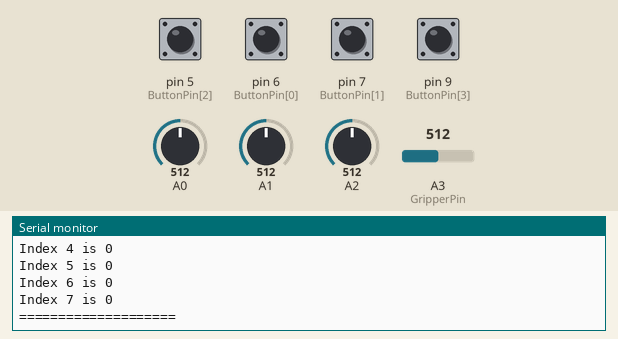
Simulated run of this sketch. Board: Arduino Uno, built with avr-gcc and run on an emulated ATmega328P. On the bench: the last lines printed to the serial monitor. The test bench sets the inputs (shaded band); at power-on: pin 5 (ButtonPin[2]), pin 6 (ButtonPin[0]), pin 7 (ButtonPin[1]) HIGH, pin 9 (ButtonPin[3]) LOW, A1 = 512, A3 (GripperPin) = 512, A0 = 512, A2 = 512.

Above: at 1.2 s.
1.3 s: pin 9 (ButtonPin[3]) pulled HIGH for 0.15 s
2.9 s: A1 set to 402
At 4.0 s:
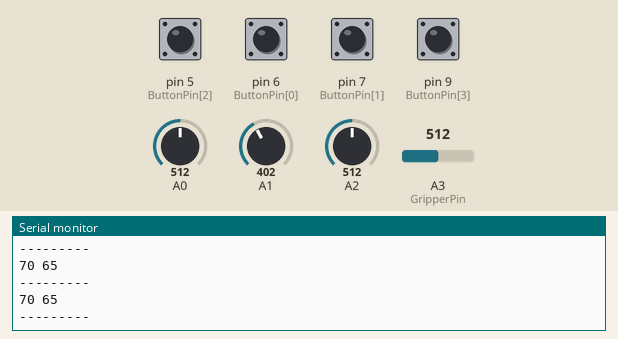
4.4 s: A3 (GripperPin) set to 402
At 5.5 s:
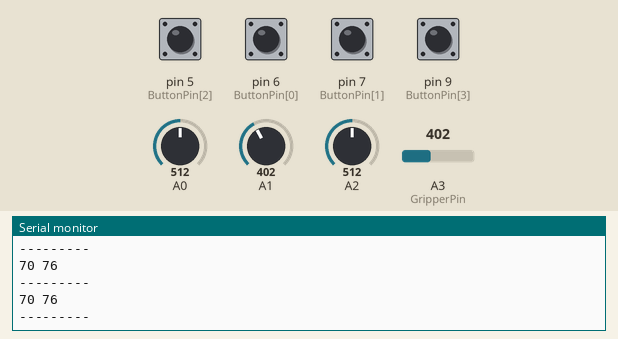
5.9 s: pin 5 (ButtonPin[2]) pulled LOW for 0.15 s
Timing chart, 0 to 7.4 s (numbered marks = the images above; inputs shaded):
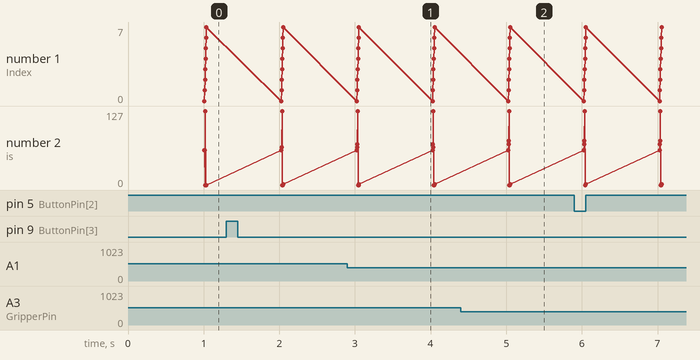

The sketch:

Controller_Code.ino
```cpp
/* MAIN ARDUINO CODE*/
#include <SoftwareSerial.h>
#include <math.h>
#define pi 3.1415926
#define Buffer_Size 8
#define NofJoints 3
#define NofButtons 3
#define closed_angle 0   //-128
#define opened_angle 255 // 127 //Bluetooth communication Parameters
const byte txPin = 13;   // Maybe 0 or 1
const byte rxPin = 12;   // Maybe 0 or 1
SoftwareSerial BTSerial(rxPin, txPin); // RX, TX
#define GripperPin 3                   // getting the pot_2Y Pin
int ButtonPin[] = {6, 7, 5, 9};        // SET THOSE CORRECTLY BASED ON CIRCUITs

// With calble on the left hand, joistick of left hand is one(1) and other is
// two(2) 1X: index 0 (x, axis) 1Y: index 1 (y, axis) 2X: index 3 (gripper) 2Y:
// index 2 (z, axis)

// Based on the Forward and Inverse Kinematic the Joints used are:
// q[0]: Small Link (elbow)
// q[1]: Big Link (shoulder)
// q[2]: Z rotation
const int readDelay = 10;

// DEBUG MODE
boolean DEBUG = false;

// Struct Used to transfer Data
struct Data_Package {
  byte pot_1X;
  byte pot_1Y;
  byte pot_2X;
  byte pot_2Y;
  byte Button1; // Joint space to Cartesian space
  byte Button2; // Button to store the values
  byte Button3; // Button for Automatic Move
  byte Button4; // Button for Rover Mode
};

// Union Used to transfer Data
union outputUnion {
  Data_Package data;
  byte dataLine[Buffer_Size]; // Taking 'Buffer_Size' bytes of data
};

// Object for cartesian Position and kinematics
class cartesian_position {
public:
  float x, y, z; // mm
  cartesian_position() {
    x = 0.0;
    y = 0.0;
    z = 0.0;
  }

  void setPosition(int index, float value) {
    if (index == 0) {
      x = value;
    } else if (index == 1) {
      y = value;
    } else if (index == 2) {
      z = value;
    } else {
      return;
    }
  }

  float getPosition(int index) {
    if (index == 0) {
      return x;
    } else if (index == 1) {
      return y;
    } else if (index == 2) {
      return z;
    } else {
      return;
    }
  }
};

class controller {
private:
  cartesian_position maximum;
  cartesian_position minimum;
  cartesian_position pos;
  const float L1 = 32.7; // mm
  const float L2 = 79.6; // mm
  const float L5 = 80.7; // mm
  const float L6 = 29.0; // mm
  const float L7 = 12.2; // mm
  const float L8 = 23.7; // mm
  int q_max[NofJoints + 1], q_min[NofJoints + 1];
  int q_init[NofJoints + 1]; //+1 for the gripper
  boolean autoMode, controlMode, roverMode, store;
  int q[NofJoints], gripper;
  int q_memory[NofJoints + 1];

public:
  controller() {
    autoMode = false;
    controlMode = false;
    roverMode = false;

    // q values based on the Kinematic Analysis
    q_init[0] = 60;
    q_init[1] = 60;
    q_init[2] = 0;
    q_init[3] = opened_angle; // Need to find those
    q_max[0] = 72;            // LIMIT ON THOSE!!
    q_max[1] = 90;            // LIMIT ON THOSE!!
    q_max[2] = 90;            // LIMIT ON THOSE!!
    q_max[3] = opened_angle;
    q_min[0] = 38;  // LIMIT ON THOSE!!
    q_min[1] = -10; // 0;  //LIMIT ON THOSE!!
    q_min[2] = -90; // LIMIT ON THOSE!!
    q_min[3] = closed_angle;

    for (int i = 0; i < NofJoints; i++) {
      q[i] = q_init[i];
      q_memory[i] = q_init[i];
    }
    gripper = q_init[NofJoints];
    q_memory[NofJoints] = q_init[NofJoints];

    // Setting Maximum Limit of Cartesian Space
    int q_forMax[3];
    q_forMax[0] = 38;
    q_forMax[1] = 0;
    q_forMax[2] = 0;
    maximum = forwardKinematic(q_forMax);
    int q_forMin[3];
    q_forMin[0] = 38;
    q_forMin[1] = 90;
    q_forMin[2] = 90;
    minimum = forwardKinematic(q_forMin);

    pos = forwardKinematic(q);
  }

  float deg2rad(float val) { return (val / 180.0) * pi; }

  float rad2deg(float val) { return (val / pi) * 180; }

  int8_t float2int(float f, float fmin, float fmax) {
    float val = map(f, fmin, fmax, -128.0, 127.0);
    return (int8_t)round(val);
  }

  void readGripper() {
    int value = analogRead(GripperPin);
    if (value < 412) {
      store = false;
      gripper = closed_angle; // 45 degrees opens the gripper
    } else if (value > 612) {
      store = false;
      gripper = opened_angle; // 23 degrees closes the gripper
    }
  }

  void setControlMode(boolean mode) {
    if (mode) {
      // We are in Cartesian space and we want to go to
      // Joint space.
      int *q_ref = inverseKinematic(pos);
      for (int i = 0; i < NofJoints; i++) {
        q[i] = q_ref[i];
      }
    } else {
      pos = forwardKinematic(q);
    }
    controlMode = mode;
  }

  boolean getControlMode() {
    // Returns 0 for Joint Space and 1 for Cartesian space
    return controlMode;
  }

  void setAutoMode(boolean mode) { autoMode = mode; }

  boolean getAutoMode() {
    // Returns 0 for Teleoperation and 1 for Control from learned points
    return autoMode;
  }

  void setRoverMode(boolean mode) { roverMode = mode; }

  boolean getRoverMode() { return roverMode; }

  cartesian_position forwardKinematic(int *joint_point) {
    // This methods uses the q of the manipulator to return the End Effector
    // Position
    /* Start of the F-K*/
    cartesian_position E;
    E.x = cos(deg2rad(joint_point[2])) *
          (L6 + L8 + L5 * cos(deg2rad(joint_point[0])) +
           L2 * cos(deg2rad(joint_point[1])));
    E.y = sin(deg2rad(joint_point[2])) *
          (L6 + L8 + L5 * cos(deg2rad(joint_point[0])) +
           L2 * cos(deg2rad(joint_point[1])));
    E.z = -L7 - L5 * sin(deg2rad(joint_point[0])) +
          L2 * sin(deg2rad(joint_point[1]));
    /* End of the F-K*/
    return E;
  }

  int *inverseKinematic(cartesian_position P) {
    // This methods uses the given x,y,z coordinates of the class and returns an
    // int array of joints
    static int joint_point[NofJoints];
    /* Start of the I-K*/
    float A = sqrt(pow(P.x, 2) + pow(P.y, 2)) - L6 - L8;
    float B = P.z + L7;
    float C = (pow(A, 2) + pow(B, 2) - pow(L5, 2) - pow(L2, 2)) / (2 * L5 * L2);

    joint_point[1] =
        rad2deg(atan2(B, A) + atan(L5 * sqrt(1 - pow(C, 2)) / (L2 + L5 * C)));
    joint_point[0] = rad2deg(acos(C) - deg2rad(joint_point[1]));
    joint_point[2] = rad2deg(atan2(P.y, P.x));
    /* End of the I-K*/
    return joint_point;
  }

  void setStore(boolean trigger) { store = trigger; }

  boolean getStore() { return store; }

  void readJoint() { // Use Pin fro 0 to 3
    // Joystick Input

    for (int Pin = 0; Pin < NofJoints; Pin++) {
      int value = analogRead(Pin);
      if (value > 612) {
        // Using the simple way: Adding value while the signal is true
        if (q[Pin] > q_min[Pin]) {
          store = false;
          --q[Pin];
        }
        // TODO: Take speed from value
      } else if (value < 412) {
        // Using the simple way: Adding value while the signal is true
        if (q[Pin] < q_max[Pin]) {
          store = false;
          ++q[Pin];
        }
        // TODO: Take speed from value
      }
    }
    delay(readDelay);
  }

  void readCartesian() { // Use Pin fro 0 to 3
    for (int Pin = 0; Pin < NofJoints; Pin++) {
      // Joystick Input
      int value = analogRead(Pin);
      float delta =
          (maximum.getPosition(Pin) - minimum.getPosition(Pin)) / 10.0;

      // float delta = 1.0;
      if (value > 612) {
        // Using the simple way: Adding value while the signal is true
        if (pos.getPosition(Pin) > minimum.getPosition(Pin)) {
          store = false;
          pos.setPosition(Pin, pos.getPosition(Pin) - delta);
        }

        // TODO: Take speed from value
      } else if (value < 412) {
        // Using the simple way: Adding value while the signal is true
        if (pos.getPosition(Pin) < maximum.getPosition(Pin)) {
          store = false;
          pos.setPosition(Pin, pos.getPosition(Pin) + delta);
        }
        // TODO: Take speed from value
      }
    }
  }

  void readRoverCmds() {
    int fwd_val = analogRead(1); // PIN 0
    if (fwd_val > 612) {
      q[1] = int('B');
    } else if (fwd_val < 412) {
      q[1] = int('F');
    } else {
      q[1] = int('A');
    }

    int turn_val = analogRead(3); // PIN 2
    if (turn_val > 612) {
      q[2] = int('R');
    } else if (turn_val < 412) {
      q[2] = int('L');
    } else {
      q[2] = int('A');
    }
    Serial.println(String(q[1]) + " " + String(q[2]));
    Serial.println("---------");
    // delay(500);
  }

  void setPosition(int *q_new) {
    // Not used yet
    for (int i = 0; i < NofJoints; i++) {
      q[i] = q_new[i];
    }
  }

  void setMemoryPosition() {
    // Not used yet
    for (int i = 0; i < NofJoints; i++) {
      q_memory[i] = q[i];
    }
    q_memory[3] = gripper;
  }

  void getFromMemory() {
    for (int i = 0; i < NofJoints; i++) {
      q[i] = q_memory[i];
    }
    gripper = q_memory[3];
  }

  int *getPosition() {
    if (!controlMode) {
      // Joint Space
      //  if(DEBUG){
      //    Serial.println("Values of q:");
      //    Serial.println(q[0]);
      //    Serial.println(q[1]);
      //    Serial.println(q[2]);
      //  }
      return q;
    } else {
      // Cartesian Space
      if (DEBUG) {
        Serial.println("Values of q:");
        Serial.println(q[0]);
        Serial.println(q[1]);
        Serial.println(q[2]);
      }
      static int value[3];
      for (int i = 0; i < NofJoints; i++) {
        // Typecasting a float into a 0 to 255 integer
        value[i] = float2int(pos.getPosition(i), minimum.getPosition(i),
                             maximum.getPosition(i));
      }
      return value;
    }
  }

  int getGripper() { return gripper; }

  void reset() {
    // Sending to Robot the initial comfiguration
    controlMode = false;
    autoMode = false;
    q[0] = q_init[0];
    q[1] = q_init[1];
    q[2] = q_init[2];
    gripper = opened_angle;
  }
};

// Setup function
void setup() {

  // Communication Init
  pinMode(rxPin, INPUT);
  pinMode(txPin, OUTPUT);
  BTSerial.begin(38400);

  // Serial Init for DEBUG
  Serial.begin(38400);

  // Init PinModes for Buttons
  for (int i = 0; i < NofButtons; i++) {
    pinMode(ButtonPin[i], INPUT_PULLUP);
  }
}

// Joystick Init
controller Joystick;

// Communication Variables
outputUnion outputBuffer;
int8_t outData[Buffer_Size];
boolean error_flag = false;

// Time Variables
const int timeDelay = 30;                       // 30ms
const unsigned long communicationPeriod = 1000; // 1000ms
unsigned long current_time = 0;
unsigned long past_time = 0;

void loop() {

  if (!error_flag) {
    // Data Reading from Joystick

    // Reading Buttons
    readButton1();
    readButton2();
    readButton3();
    readButton4();
    // Reading Joysticks
    if (Joystick.getRoverMode()) {
      // Serial.println("Check Rover");
      Joystick.readRoverCmds();
    } else {
      if (!Joystick.getControlMode()) {
        // if(DEBUG) Serial.print("Check_Joint");
        Joystick.readJoint();
      } else {
        // if(DEBUG) Serial.println("Check_Cart");
        Joystick.readCartesian();
      }
      Joystick.readGripper();
    }

    // Communication every communicationPeriod ms
    current_time = millis();
    if (current_time - past_time >= communicationPeriod) {

      // Send Data to the Robot Arduino
      //  Serial.println("Sending DATA");
      sendData();
      if (Joystick.getStore()) {
        // Mayde open LED or something to show we stored the position
        if (DEBUG)
          Serial.println("SAVE BUTTON PRESSED");
        // Joystick.setStore(false);
      }

      past_time = current_time;
    }
  }
}

void sendData() {

  // Putting Data to buffer
  outputBuffer.data.pot_1X = (byte)map(Joystick.getPosition()[0],-128,127,0,255);
  outputBuffer.data.pot_1Y = (byte)map(Joystick.getPosition()[1],-128,127,0,255);
  outputBuffer.data.pot_2X = (byte)map(Joystick.getPosition()[2],-128,127,0,255);
  outputBuffer.data.pot_2Y = (byte)Joystick.getGripper();
  outputBuffer.data.Button1 = Joystick.getControlMode();
  outputBuffer.data.Button2 = Joystick.getStore();
  outputBuffer.data.Button3 = Joystick.getAutoMode();
  outputBuffer.data.Button4 = Joystick.getRoverMode();

  // Sending the Data
  BTSerial.write(outputBuffer.dataLine, Buffer_Size);
  // if(DEBUG){
  for (int i = 0; i < Buffer_Size/2 ; i++) {
    Serial.print("Index ");
    Serial.print(i);
    Serial.print(" is ");
    Serial.println(map((int)outputBuffer.dataLine[i],0,255,-128,127));
  }
    for (int i = Buffer_Size /2; i < Buffer_Size ; i++) {
    Serial.print("Index ");
    Serial.print(i);
    Serial.print(" is ");
    Serial.println(outputBuffer.dataLine[i]);
  }
  Serial.println("====================");
}

// Button Polling Section
void readButton1() {
  // Change Control Mode
  static boolean value_prev = false;
  boolean value = digitalRead(ButtonPin[0]);

  if (!value && value_prev) {
    Joystick.setControlMode(!Joystick.getControlMode());
  }
  value_prev = value;
}

void readButton2() {
  static boolean value_prev = false;
  boolean value = digitalRead(ButtonPin[1]);

  if (!value && value_prev) {
    Joystick.setStore(true);
  }
  value_prev = value;
}

void readButton3() {
  // Change Auto Mode
  static boolean value_prev = false;
  boolean value = digitalRead(ButtonPin[2]);

  if (!value && value_prev) {
    Joystick.setAutoMode(!Joystick.getAutoMode());
  }
  value_prev = value;
}

void readButton4() {
  // Change to ROVER
  static boolean value_prev = false;
  boolean value = digitalRead(ButtonPin[3]);

  boolean is_in_rover_mode = Joystick.getRoverMode();

  if (!value && value_prev) {
    if (is_in_rover_mode) {
      Joystick.getFromMemory();
    } else {
      Joystick.setMemoryPosition();
    }
    Joystick.setRoverMode(!is_in_rover_mode);
  }

  value_prev = value;

  //
}
```

Measured:
- after the input at 2.9 s, the serial monitor: prints a new line at once (image 1)
- after the input at 4.4 s, the serial monitor: prints a new line at once (image 2)
